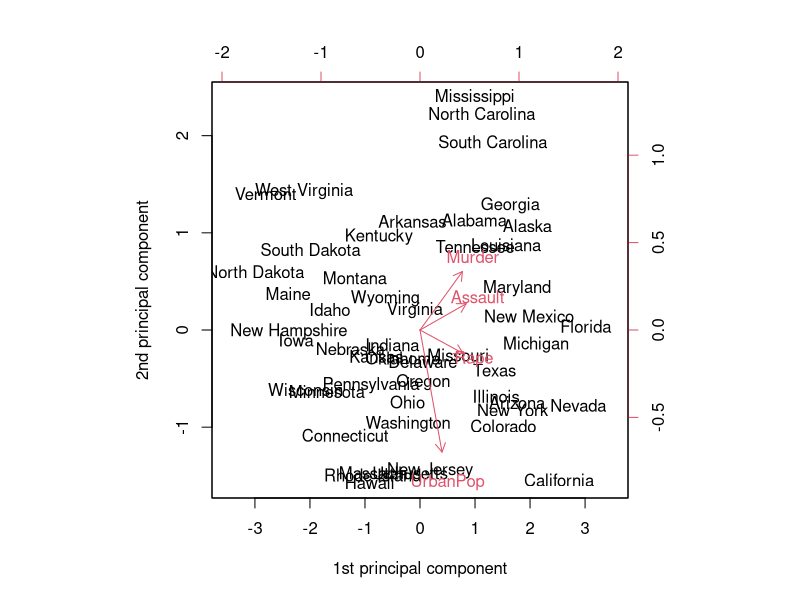
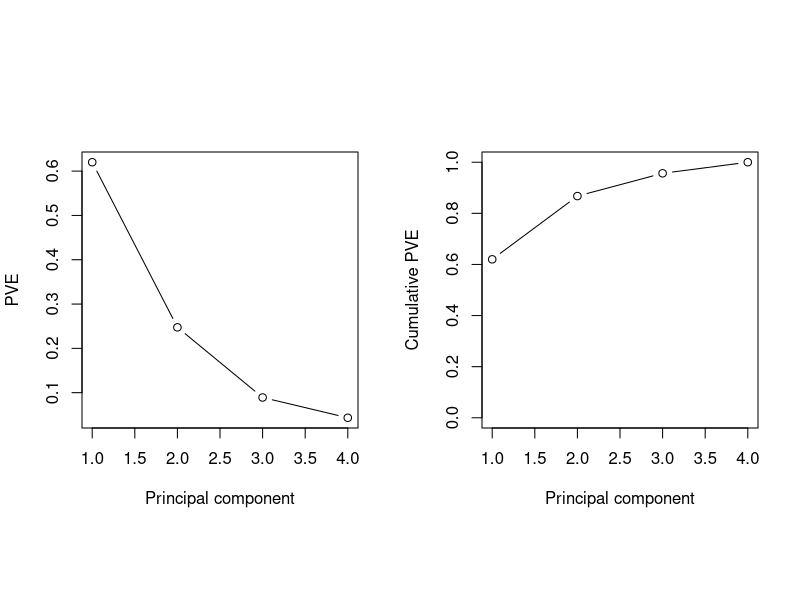

Here is the R script that generated these plots, in order:
## ---- chunk 1
knitr::opts_chunk$set(echo = TRUE)
## ---- chunk 2
# Effettuazione dell'analisi
obj <- princomp(USArrests, cor=TRUE)  # cor=TRUE per usare le v. standardizzate

# dev standard di ciascuna componente
obj$sdev        

# pesi per ciascuna variabile in ciascuna componente
obj$loadings    

# "punteggi" zi per ciascuna osservazione (in ciascuna componente)
# obj$scores      

# punteggi zi prima componente
# obj$scores[,1]  

## ---- chunk 3
obj <- princomp(USArrests, cor=TRUE)

# biplot (dato l'output di princomp)
biplot(obj, xlab="1st principal component", ylab="2nd principal component", 
       xlim=c(-3.5,3.5), col=c(1,2), scale=0)

## ---- chunk 4
par(mfrow=c(1,2), pty="s")

# proporzione di varianza spiegata (screeplot)
plot(obj$sdev^2/4, xlab="Principal component", ylab="PVE", type="b")

# proporzione cumulativa di varianza spiegata
plot(cumsum(obj$sdev^2)/4, xlab="Principal component", ylab="Cumulative PVE", ylim=c(0,1), type="b")

# NOTA: [...]/4 perché ho quattro componenti
par(mfrow=c(1,1))
